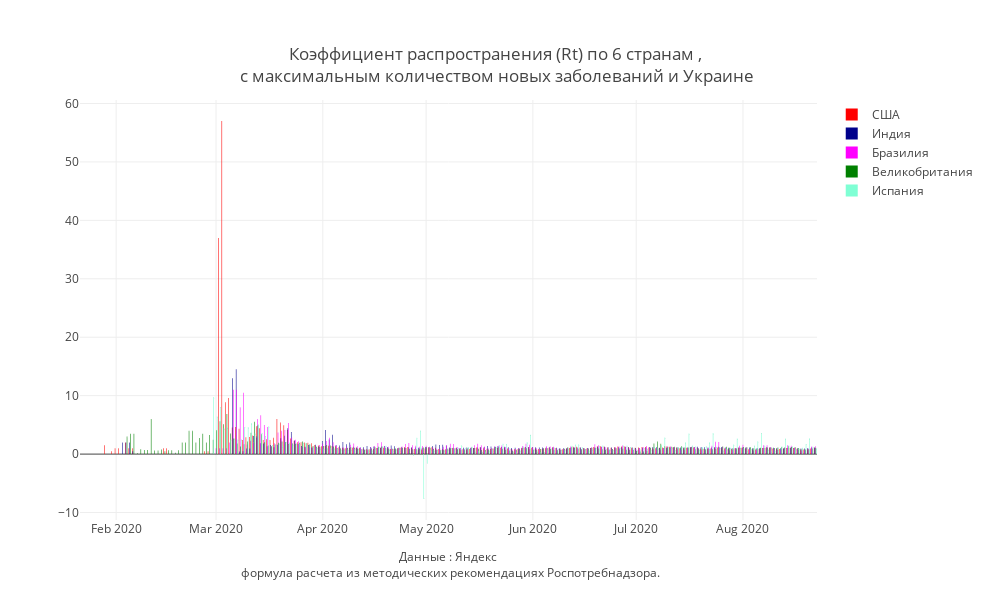

The cell this chart's notebook holds for it:
### Code cell
#mask = (X.Date>datetime.date(2020,5,1))&(X.Region.isin(regions_towatch))

colors_dict = { "США": "red",
                "Бразилия": "magenta",
                "Россия": "goldenrod",
                "Индия": "darkblue",
                "Великобритания": "green",
                 'Испания': 'aquamarine'}
fig = go.Figure()
for i in country_towatch:
    mask = X['Country'] == i
        
    fig.add_trace(
        
        go.Bar(
        name = f'{i}',
        x=X[mask].Date,
        y=X[mask].Rt,
        text=round(X[mask].Rt,3),
        textposition='inside',
        marker_color= colors_dict.get(i),
        
        showlegend=True))




                  
fig.update_layout(
    annotations=[
        
            dict(x=0.5,y=-0.15,
            showarrow=False,
            text="Данные : Яндекс <br> формула расчета из методических рекомендациях Роспотребнадзора.",
            xref="paper",
            yref="paper")],
                  title = "Коэффициент распространения (Rt) по 6 странам ,<br> с максимальным количеством новых заболеваний и Украине ",
                  title_x = 0.5,
                  title_y= 0.9,
                  title_xanchor = "center",
                  title_yanchor = "bottom", 
                 # legend_x = 0.05,legend_y = 0.9,
                  width = 990, height = 600,template = 'gridon',
    
    
                 # xaxis_title='Коэффициент рассчитан, исходя из данных оперативного штаба и <br>' + 
                               #' формулы расчета в методических рекомендациях Роспотребнадзора. ',
    yaxis_title = ' '
)


fig.show()

### Figure 1 — Plotly figure (JSON) as saved in the notebook; plotly's stock layout.template omitted (floating-point values rounded to 4 significant figures; data arrays with more than 128 entries replaced by an {"elided": "..."} marker saying what was removed)
{"data": [{"marker": {"color": "red"}, "name": "США", "showlegend": true, "text": {"elided": "214 float values"}, "textposition": "inside", "type": "bar", "x": {"elided": "214 str values"}, "y": {"elided": "214 float values"}}, {"marker": {"color": "darkblue"}, "name": "Индия", "showlegend": true, "text": {"elided": "214 float values"}, "textposition": "inside", "type": "bar", "x": {"elided": "214 str values"}, "y": {"elided": "214 float values"}}, {"marker": {"color": "magenta"}, "name": "Бразилия", "showlegend": true, "text": {"elided": "214 float values"}, "textposition": "inside", "type": "bar", "x": {"elided": "214 str values"}, "y": {"elided": "214 float values"}}, {"marker": {"color": "green"}, "name": "Великобритания", "showlegend": true, "text": {"elided": "214 float values"}, "textposition": "inside", "type": "bar", "x": {"elided": "214 str values"}, "y": {"elided": "214 float values"}}, {"marker": {"color": "aquamarine"}, "name": "Испания", "showlegend": true, "text": {"elided": "214 float values"}, "textposition": "inside", "type": "bar", "x": {"elided": "214 str values"}, "y": {"elided": "214 float values"}}], "layout": {"annotations": [{"showarrow": false, "text": "Данные : Яндекс <br> формула расчета из методических рекомендациях Роспотребнадзора.", "x": 0.5, "xref": "paper", "y": -0.15, "yref": "paper"}], "height": 600, "title": {"text": "Коэффициент распространения (Rt) по 6 странам ,<br> с максимальным количеством новых заболеваний и Украине ", "x": 0.5, "xanchor": "center", "y": 0.9, "yanchor": "bottom"}, "width": 990, "yaxis": {"title": {"text": " "}}}}
